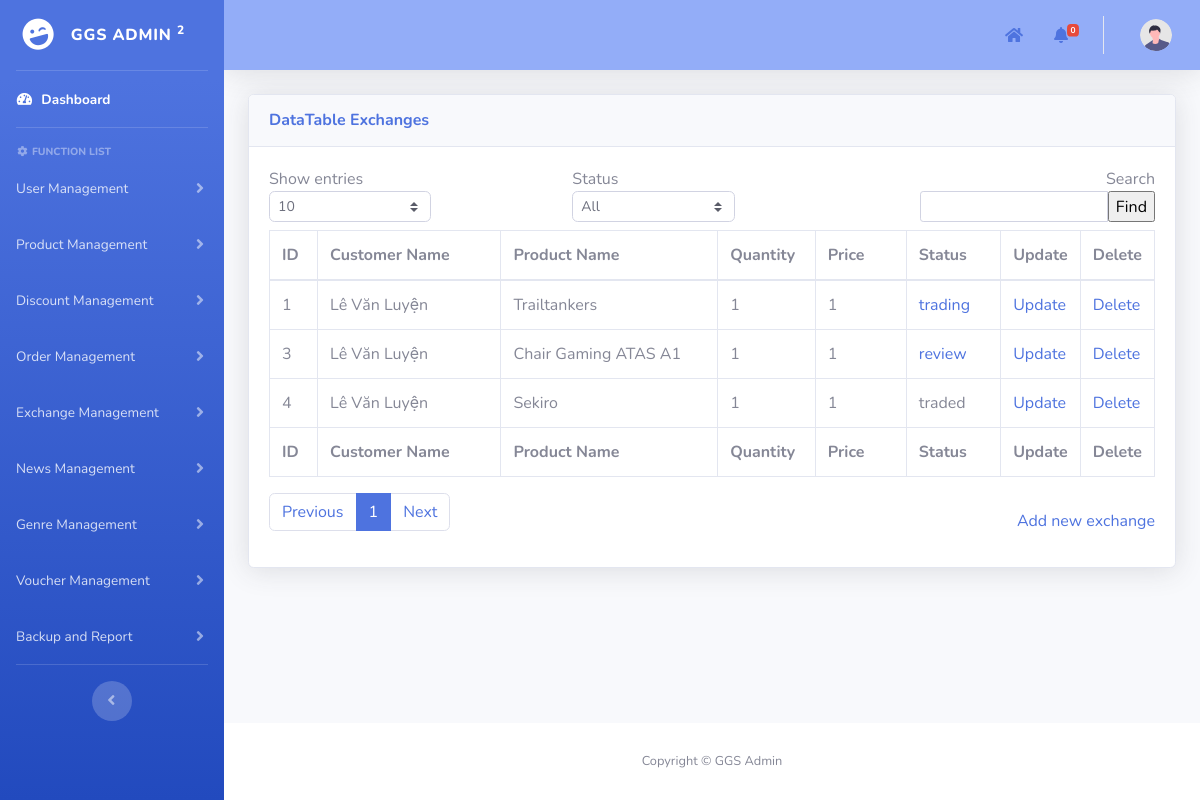
The page /admin/pages/exchangeManagement/exchanges_management.php on the database as committed earlier.
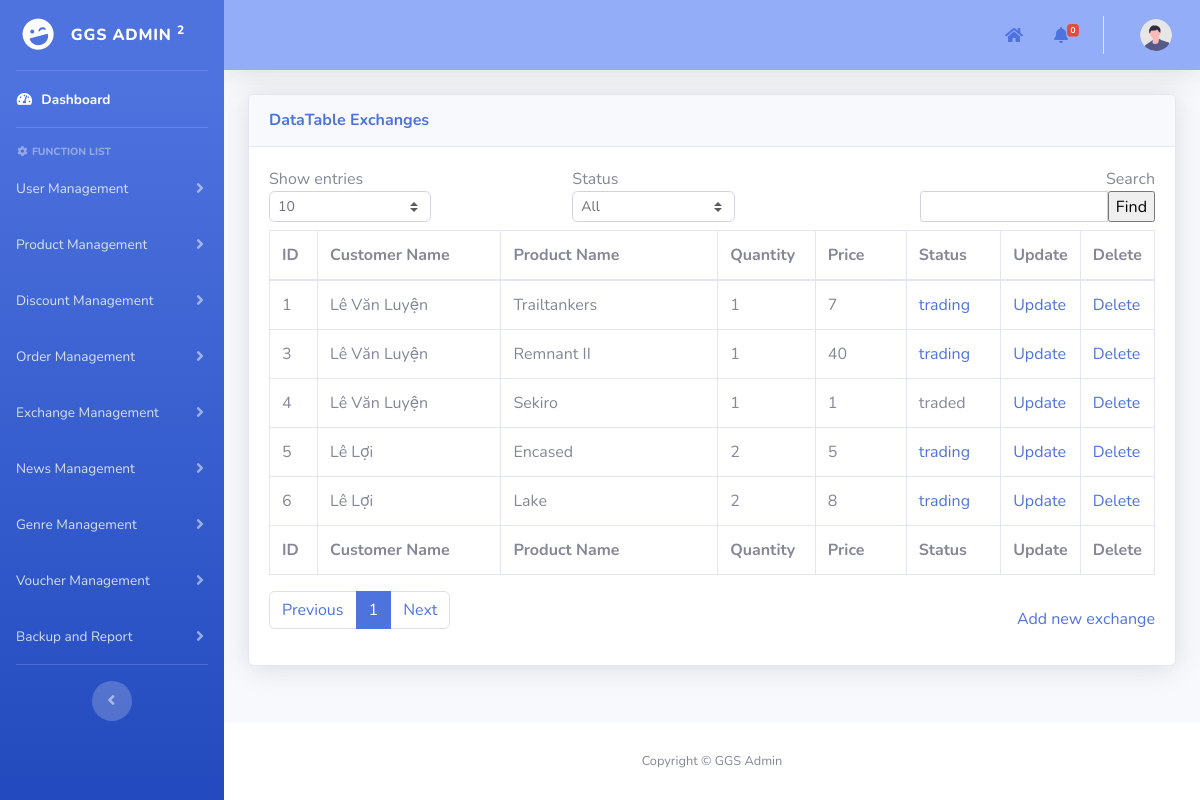
The same page on the database as committed later.
### tables this page shows
CREATE TABLE `purchased_products` (
  `id` int(11) NOT NULL AUTO_INCREMENT,
  `customer_id` int(11) NOT NULL,
  `product_id` int(11) NOT NULL,
  `quantity` int(11) DEFAULT NULL,
  `price` int(11) DEFAULT NULL,
  `status` enum('traded','trading','not trading','review') NOT NULL,
  PRIMARY KEY (`id`),
  KEY `exchanges_ibfk_1` (`customer_id`),
  KEY `exchanges_ibfk_2` (`product_id`),
  CONSTRAINT `purchased_products_ibfk_1` FOREIGN KEY (`customer_id`) REFERENCES `users` (`id`) ON DELETE CASCADE ON UPDATE CASCADE,
  CONSTRAINT `purchased_products_ibfk_2` FOREIGN KEY (`product_id`) REFERENCES `products` (`id`) ON DELETE CASCADE ON UPDATE CASCADE
);

CREATE TABLE `users` (
  `id` int(11) NOT NULL AUTO_INCREMENT,
  `username` varchar(50) NOT NULL,
  `password` varchar(100) NOT NULL,
  `role` enum('user','manufacturer','developer') NOT NULL,
  `full_name` varchar(60) NOT NULL,
  `phone_number` varchar(10) NOT NULL,
  `email` varchar(100) NOT NULL,
  `Gcoin` int(11) NOT NULL DEFAULT 0,
  `locked_until` date DEFAULT NULL,
  `login_attempts` int(11) NOT NULL,
  `lastest_login` date NOT NULL DEFAULT '1900-01-01',
  PRIMARY KEY (`id`)
);

CREATE TABLE `products` (
  `id` int(11) NOT NULL AUTO_INCREMENT,
  `id_manufacturer` int(11) NOT NULL,
  `product_name` varchar(100) NOT NULL,
  `image_avt_url` varchar(50) NOT NULL,
  `description` text NOT NULL,
  `video_trailer_url` varchar(50) NOT NULL,
  `source` varchar(50) NOT NULL,
  `price` int(11) NOT NULL,
  `release_date` date NOT NULL,
  `units_sold` int(11) NOT NULL DEFAULT 0,
  `classify` enum('game','gear') NOT NULL,
  PRIMARY KEY (`id`),
  KEY `fk_manufacturer_id` (`id_manufacturer`),
  CONSTRAINT `fk_manufacturer_id` FOREIGN KEY (`id_manufacturer`) REFERENCES `users` (`id`) ON DELETE CASCADE ON UPDATE CASCADE
);

### admin/pages/add_template.php (called while the page is built, shortened)
<?php
include("../template/template.php");
?>

### admin/pages/exchangeManagement/exchanges_management.php (the view, shortened to what the rows shown need)
<?php
include("../add_template.php");
function main()
{
    include("../../../mod/database_connection.php");
    $search = isset($_POST["search"]) ? $_POST["search"] : "";
    $show_entries = isset($_POST["show_entries"]) ? $_POST["show_entries"] : 10;
    if (isset($_GET['page'])) {
        $page = $_GET['page'];
    } else {
        $page = 1;
    }
    if ($page == 1) {
        $begin = 0;
    } else {
        $begin = ($page * $show_entries) - $show_entries;
    }
    $query = "SELECT pd.*,u.full_name,p.product_name FROM `purchased_products` pd
    INNER JOIN users u ON u.id = pd.customer_id
    INNER JOIN products p ON p.id = pd.product_id
    WHERE u.full_name LIKE '%$search%' ";
    $query .= "LIMIT $begin, $show_entries";
    $stmt = $conn->prepare($query);
    if (!$stmt->execute()) {
        die("Execute failed: " . $stmt->error);
    }
    $result = $stmt->get_result();
    ?>
    <div class="container-fluid">
        <form method="post" name="frmDataDiscount">
            <div class="card shadow mb-4">
                <div class="card-body">
                    <div class="table-responsive">
                        <div id="dataTable_wrapper" class="dataTables_wrapper dt-bootstrap4">
                            <div id="table_data_return">
                                <div class="row">
                                    <div class="col-sm-12">
                                        <table class="table table-bordered dataTable" id="dataTable" width="100%"
                                            cellspacing="0" role="grid" aria-describedby="dataTable_info"
                                            style="width: 100%;">
                                            <thead>
                                                <tr role="row">
                                                    <th class="sorting sorting_asc" tabindex="0" aria-controls="dataTable"
                                                        rowspan="1" colspan="1" aria-sort="ascending"
                                                        aria-label="ID: activate to sort column descending"
                                                        style="width: 50px;">
                                                        ID
                                                    </th>
                                                    <th class="sorting" tabindex="0" aria-controls="dataTable" rowspan="1"
                                                        colspan="1"
                                                        aria-label="Order date: activate to sort column ascending"
                                                        style="width: 210px;">
                                                        Customer Name</th>
                                                    <th class="sorting" tabindex="0" aria-controls="dataTable" rowspan="1"
                                                        colspan="1" aria-label="Customer: activate to sort column ascending"
                                                        style="width: 250px;">
                                                        Product Name
                                                    </th>
                                                    <th class="sorting" tabindex="0" aria-controls="dataTable" rowspan="1"
                                                        colspan="1"
                                                        aria-label="Total amount: activate to sort column ascending"
                                                        style="width: 100px;">
                                                        Quantity
                                                    </th>
                                                    <th class="sorting" tabindex="0" aria-controls="dataTable" rowspan="1"
                                                        colspan="1" aria-label="Status: activate to sort column ascending"
                                                        style="width: 100px;">
                                                        Price</th>
                                                    <th class="sorting" tabindex="0" aria-controls="dataTable" rowspan="1"
                                                        colspan="1" aria-label="Status: activate to sort column ascending"
                                                        style="width: 100px;">
                                                        Status</th>
                                                    <th class="sorting" tabindex="0" aria-controls="dataTable" rowspan="1"
                                                        colspan="1" aria-label="Age: activate to sort column ascending"
                                                        style="width: 70px;">Update
                                                    </th>
                                                    <th class="sorting" tabindex="0" aria-controls="dataTable" rowspan="1"
                                                        colspan="1" aria-label="Age: activate to sort column ascending"
                                                        style="width: 70px;">Delete
                                                    </th>
                                                </tr>
                                            </thead>
                                            <tfoot>
                                                <tr>
                                                    <th rowspan="1" colspan="1">ID</th>
                                                    <th rowspan="1" colspan="1">Customer Name</th>
                                                    <th rowspan="1" colspan="1">Product Name</th>
                                                    <th rowspan="1" colspan="1">Quantity</th>
                                                    <th rowspan="1" colspan="1">Price</th>
                                                    <th rowspan="1" colspan="1">Status</th>
                                                    <th rowspan="1" colspan="1">Update</th>
                                                    <th rowspan="1" colspan="1">Delete</th>
                                                </tr>
                                            </tfoot>
                                            <tbody>
                                                <?php
                                                if ($result->num_rows > 0) {
                                                    while ($row = $result->fetch_assoc()) { ?>
                                                        <tr>
                                                            <td>
                                                                <?php echo $row['id']; ?>
                                                            </td>
                                                            <td>
                                                                <?php echo $row['full_name']; ?>
                                                            </td>
                                                            <td>
                                                                <?php echo $row['product_name']; ?>
                                                            </td>
                                                            <td>
                                                                <?php echo $row['quantity']; ?>
                                                            </td>
                                                            <td>
                                                                <?php echo $row['price']; ?>
                                                            </td>
                                                            <td>
                                                                <?php
                                                                if ($row['status'] == "trading" || $row['status'] == "review") { ?>
                                                                    <a href="javascript:<?= ($row['status'] == "trading")? "revoke" : "approve" ?>(<?php echo $row['id']; ?>)">
                                                                        <?php echo $row['status']; ?>
                                                                    </a>
                                                                <?php } else {
                                                                    echo $row['status'];
                                                                } ?>
                                                            </td>
                                                            <td><a
                                                                    href="update_exchange.php?id=<?php echo $row['id']; ?>">Update</a>
                                                            </td>
                                                            <td><a
                                                                    href="javascript:deleteItem(<?php echo $row['id']; ?>)">Delete</a>
                                                            </td>
                                                        </tr>
                                                        <?php
                                                    }
                                                } else {
                                                    echo '<td style="border: none;">No results found.</td>';
                                                }
                                                ?>
                                            </tbody>
                                        </table>
                                    </div>
                                </div>
                            </div>
                        </div>
                    </div>
                </div>
            </div>
        </form>
    </div>
<?php }
?>

Rows that differ between the two databases and show on the page:
changed purchased_products "Trailtankers": price "1" → "7"
changed purchased_products id 3: product.product_name "Chair Gaming ATAS A1" → "Remnant II"; price "1" → "40"; status "review" → "trading"
added purchased_products: id "5", customer.full_name "Lê Lợi", product.product_name "Encased", quantity "2", price "5", status "trading"
added purchased_products: id "6", customer.full_name "Lê Lợi", product.product_name "Lake", quantity "2", price "8", status "trading"
